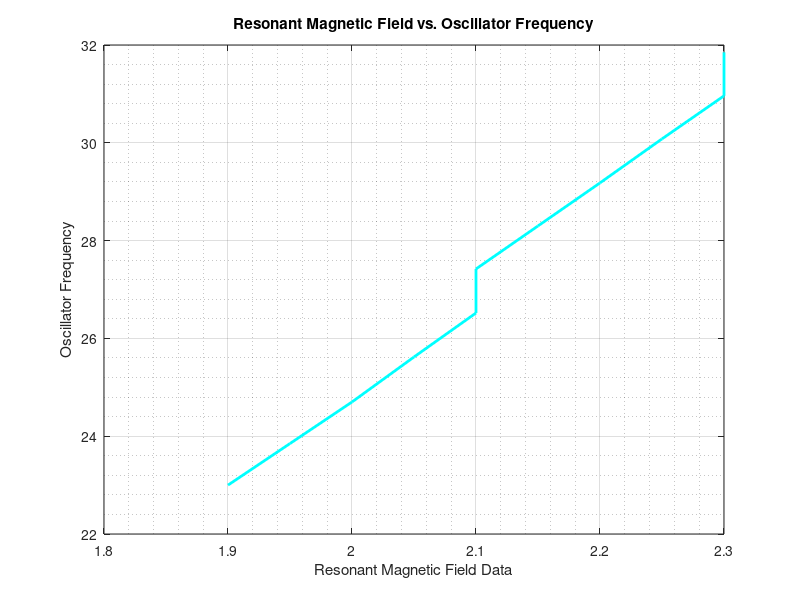
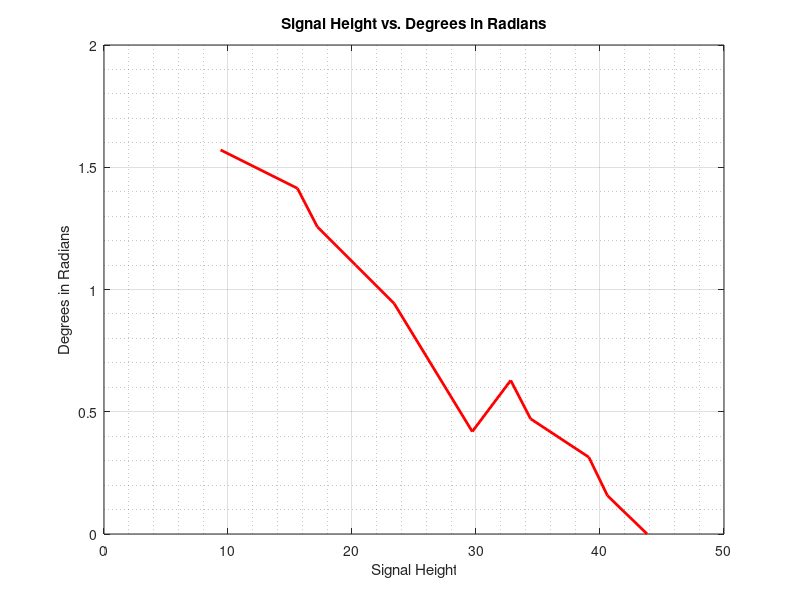

Recreate these plots in MATLAB, in order.
%% Electron Spin Resonance

% Oscillator frequency units in MHz
oscillator_frequency = [23 23.85 24.7 25.62 26.52 27.42 28.3 29.18 30.08 30.96 31.85];

% Resonant Magnetic Field Data comes from 2V(2_(b0 - res)) Units are Volts
resonant_mag_field = [3.8 3.9 4.0 4.1 4.2 4.2 4.3 4.4 4.5 4.6 4.6];

degrees = [0 9 18 27 36 24 54 63 72 81 90];

degrees = (pi/180).*degrees;


signal_height = [43.8 40.6 39.1 34.4 32.8 29.7 23.4 20.3 17.2 15.6 9.4];

figure(1)
plot((.5)*resonant_mag_field, oscillator_frequency, 'c', 'LineWidth', 2)
xlabel("Resonant Magnetic Field Data")
ylabel("Oscillator Frequency")
title("Resonant Magnetic Field vs. Oscillator Frequency")
grid on 
grid minor

figure(2)
plot(signal_height, degrees, 'r', 'LineWidth', 2)
xlabel("Signal Height")
ylabel("Degrees in Radians")
title("Signal Height vs. Degrees in Radians")
grid on 
grid minor


